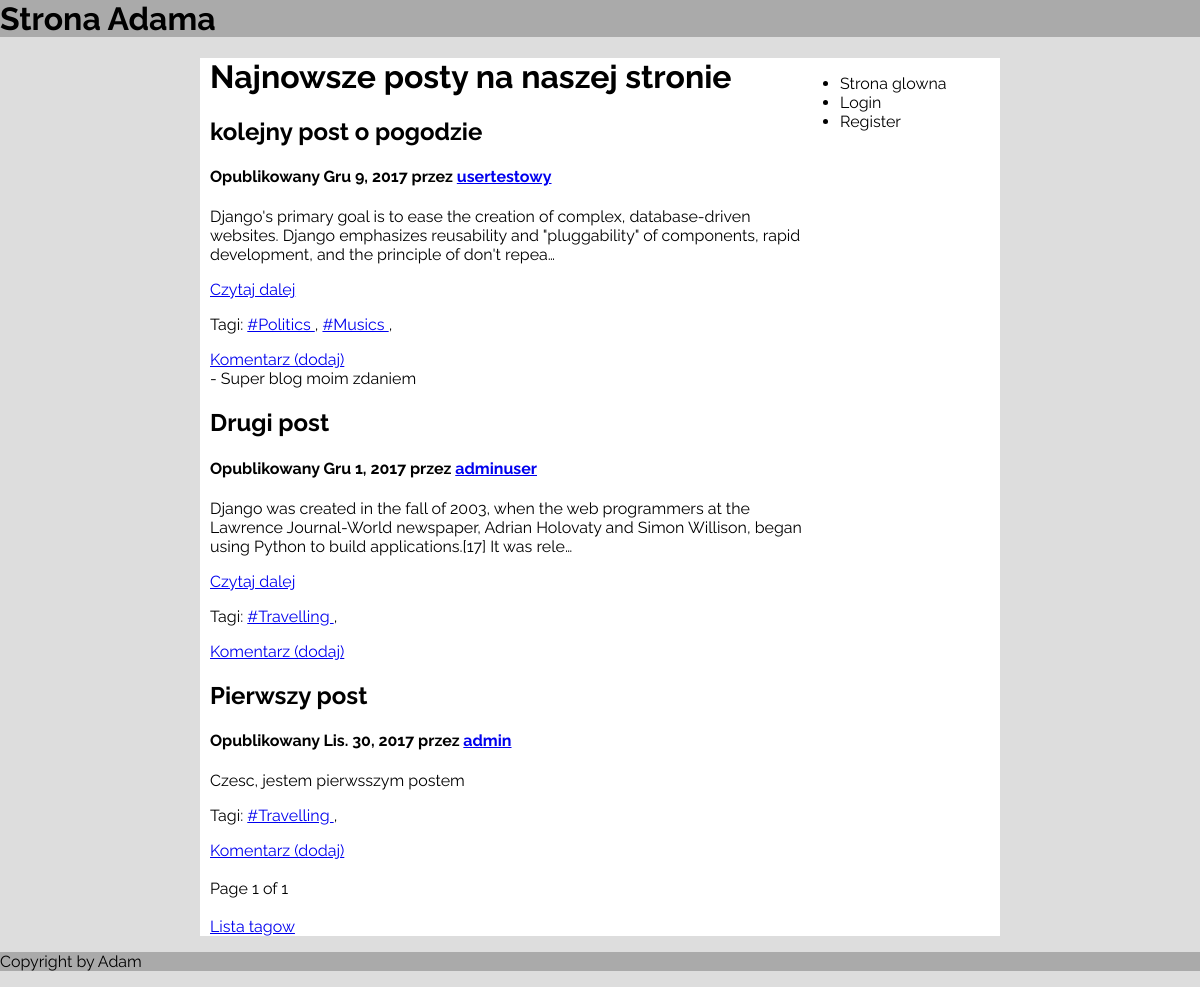
The app's page /, older data.
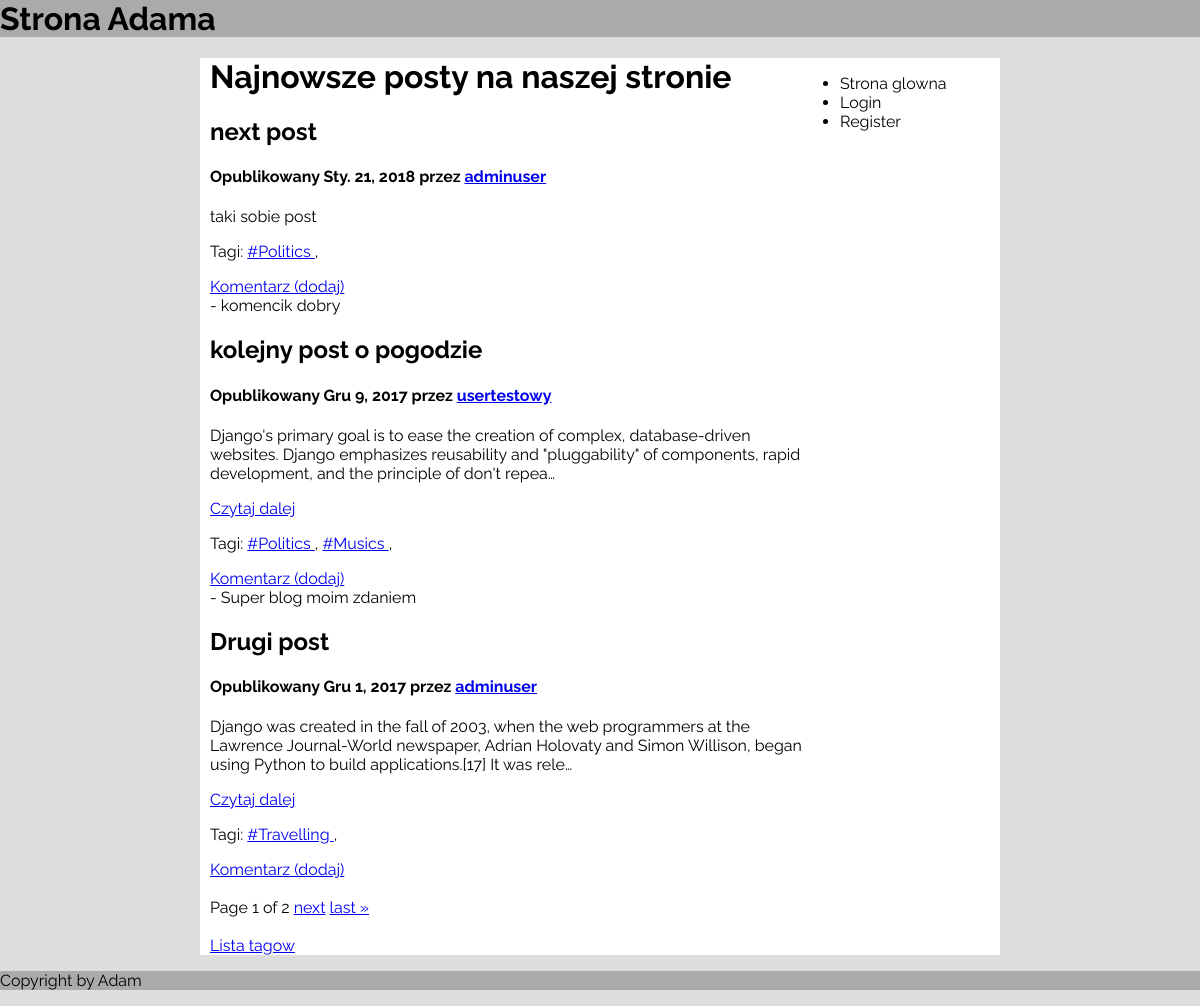
The same page, newer data.
### main/models.py (models this page shows, shortened)
class Post(models.Model):
	title = models.CharField(max_length=300)
	content = models.CharField(max_length=10000)
	publish_date = models.DateField()
	user = models.ForeignKey(User)
	tag = models.ManyToManyField(Tag)
	photo = models.ImageField(upload_to='main/static/main/imgs/', default='', blank=True)
	class Meta:
		ordering = ['-publish_date', 'title']

class Tag(models.Model):
	name = models.CharField(max_length=200, blank=True, default='', unique=True)

class Comment(models.Model):
	content = models.CharField(max_length= 300, blank=True, default='')
	post = models.ForeignKey(Post)
	comment_date = models.DateField()

### main/views.py (the view)
# urls.py: url(r'^$', views.index, name='index'),
def index(request):
	posts = Post.objects.all()
	comments = Comment.objects.all()
	paginator = Paginator(posts, POSTS_PER_PAGE) #ilosc artykulow na stronie
	page = request.GET.get('page')
	try:
		posts = paginator.page(page)
	except PageNotAnInteger:
		posts = paginator.page(1)
	context = {
		'posts': posts,
		'comments': comments
	}
	return render(request, 'main/index.html', context)

### main/templates/main/index.html (shortened to what this page needs)
{% extends 'main/base.html' %}
{% block header %}
	<h1> Najnowsze posty na naszej stronie </h1>
{% endblock %}
{% block content %}
	<div>
		{% for post in posts %}
			<div>
				<h2>{{ post.title }} </h2>
				<h4>
					Opublikowany {{ post.publish_date }} przez <a href="{% url 'user_info' post.user.username %}"> {{ post.user.username }}</a>
				</h4>
				<p> {{ post.content|truncatechars:200 }} </p>
                {% if post.content|length > 200 %}
                <a href="{% url 'one_post' post.id %}">Czytaj dalej</a>
                {% endif %}
				<p> Tagi:
					{% for t in post.tag.all %}
						<a href="/bytag/{{ t.name|slice:'1:' }}">{{t.name}} </a>
						<a>, </a>
					{% endfor %}
				</p>
			</div>
        <div><a href="{% url 'add_new_comment' post.id %}">Komentarz (dodaj)</a>
				<br>
                {% for comment in comments %}
                    {% if post.id == comment.post.id %}
                        <{{comment.comment_date}}> - {{comment.content}} <br>
                    {% endif %}
                {% endfor %}
        </div>
		{% endfor %}
	</div>
    <br>
<div>
            Page {{ posts.number }} of {{ posts.paginator.num_pages }}
        {% if posts.has_next %}
            <a href="?page={{ posts.next_page_number }}">next</a>
            <a href="?page={{ posts.paginator.num_pages }}">last &raquo;</a>
        {% endif %}
</div>
	<br>
	<a href="{% url 'tags' %}">Lista tagow</a>
{% endblock %}

Row changes from the older to the newer data that the page shows:
no longer on this page (row unchanged): Post: title "Pierwszy post", publish_date "Lis. 30, 2017", user.username "admin", content "Czesc, jestem pierwsszym postem", Tag (name "#Travelling")
added Post: title "next post", publish_date "Sty. 21, 2018", user.username "adminuser", content "taki sobie post", Tag (name "#Politics")
added Comment: content "komencik dobry", shown under "next post"
Text that changed along with them:
{{ posts.paginator.num_pages }}: "1" → "2"
text now shown: "next last »"
